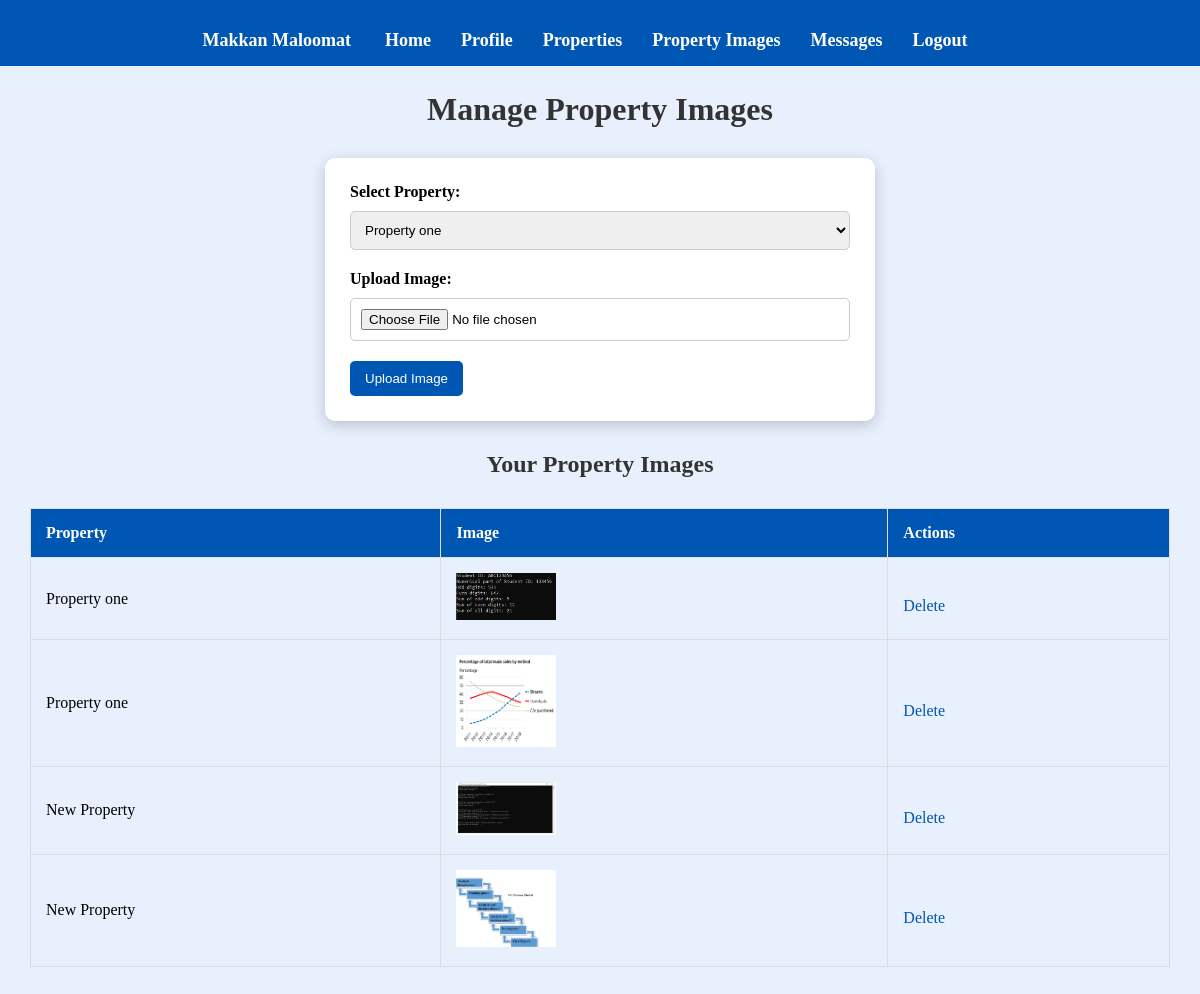
The app's page /seller/manage_images.php (signed in) with its own data.
### tables this page shows
CREATE TABLE `property_images` (
  `image_id` int(11) NOT NULL,
  `property_id` int(11) NOT NULL,
  `image_url` varchar(255) NOT NULL,
  `created_at` timestamp NOT NULL DEFAULT current_timestamp()
);

CREATE TABLE `properties` (
  `property_id` int(11) NOT NULL,
  `user_id` int(11) NOT NULL,
  `title` varchar(255) NOT NULL,
  `description` text DEFAULT NULL,
  `location` varchar(255) NOT NULL,
  `price` decimal(10,2) NOT NULL,
  `property_type` enum('Sale','Rent') NOT NULL,
  `amenities` text DEFAULT NULL,
  `property_status` enum('Active','Sold','Rented') DEFAULT 'Active',
  `created_at` timestamp NOT NULL DEFAULT current_timestamp(),
  `updated_at` timestamp NOT NULL DEFAULT current_timestamp() ON UPDATE current_timestamp()
);

### seller/manage_images.php (the view, shortened to what this page needs)
<?php
include('config.php');
$user_id = $_SESSION["user_id"];
$sql = "SELECT property_id, title FROM Properties WHERE user_id = ?";
if ($stmt = $conn->prepare($sql)) {
    $stmt->bind_param("i", $user_id);
    $stmt->execute();
    $result = $stmt->get_result();
    $properties = $result->fetch_all(MYSQLI_ASSOC);
}
$sql = "SELECT pi.image_id, pi.image_url, p.title
        FROM Property_Images pi
        INNER JOIN Properties p ON pi.property_id = p.property_id
        WHERE p.user_id = ?";
if ($stmt = $conn->prepare($sql)) {
    $stmt->bind_param("i", $user_id);
    $stmt->execute();
    $result = $stmt->get_result();
    $images = $result->fetch_all(MYSQLI_ASSOC);
}
?>
<!DOCTYPE html>
<html lang="en">
<head>
    <link rel="stylesheet" href="../CSS/style.css">
</head>
<body>
<?php include('navbar.php'); ?>
<h1>Manage Property Images</h1>
<form action="manage_images.php" method="POST" enctype="multipart/form-data">
    <label for="property_id">Select Property:</label>
    <select name="property_id" id="property_id" required>
        <?php foreach ($properties as $property): ?>
        <option value="<?php echo $property['property_id']; ?>"><?php echo htmlspecialchars($property['title']); ?></option>
        <?php endforeach; ?>
    </select>
    <label for="image">Upload Image:</label>
    <input type="file" name="image" id="image" accept="image/*" required>
    <button type="submit" name="upload_image">Upload Image</button>
</form>
<h2>Your Property Images</h2>
<table>
    <thead>
        <tr>
            <th>Property</th>
            <th>Image</th>
            <th>Actions</th>
        </tr>
    </thead>
    <tbody>
        <?php foreach ($images as $image): ?>
        <tr>
            <td><?php echo htmlspecialchars($image['title']); ?></td>
            <td><img src="<?php echo htmlspecialchars($image['image_url']); ?>" alt="Property Image" width="100"></td>
            <td>
                <a href="manage_images.php?delete_image_id=<?php echo $image['image_id']; ?>" onclick="return confirm('Are you sure you want to delete this image?')">Delete</a>
            </td>
        </tr>
        <?php endforeach; ?>
    </tbody>
</table>
</body>
</html>

### seller/navbar.php
<nav>
        <ul>
            <li><a href="seller_dashboard.php">Makkan Maloomat</a></li>
            <?php
            if (isset($_SESSION["user_id"]) && !empty($_SESSION["user_id"])) {
                echo '<li><a href="seller_dashboard.php">Home</a></li>';
                echo '<li><a href="update_profile.php">Profile</a></li>';
                echo '<li><a href="add_property.php">Properties</a></li>';
                echo '<li><a href="manage_images.php">Property Images</a></li>';
                echo '<li><a href="view_messages.php">Messages</a></li>';
                echo '<li><a href="logout.php">Logout</a></li>';
            } else {
                echo '<li><a href="register.php">Register</a></li>';
                echo '<li><a href="login.php">Login</a></li>';
                echo '<li><a href="adminlogin.php">Admin Login</a></li>';
            }
            ?>
        </ul>
    </nav>

### CSS/style.css (style rules this page uses)
body { margin: 0; padding: 0; background-color: #e8f0fe; }
nav { background-color: #0056b3; padding: 15px 0; }
nav ul { list-style-type: none; margin: 0; padding: 0; text-align: center; }
nav li { display: inline-block; margin-right: 30px; }
nav a { text-decoration: none; color: #ffffff; font-weight: bold; font-size: 18px; transition: color 0.3s ease; }
h1, h2, h3, h4, h5, h6 { color: #333; text-align: center; margin: 25px; }
form { max-width: 500px; margin: 30px auto; padding: 25px; background-color: #ffffff; border-radius: 10px; box-shadow: 0 4px 15px rgba(0, 0, 0, 0.2); }
label { display: block; margin-bottom: 10px; font-weight: bold; }
input, select, textarea { width: 100%; padding: 10px; margin-bottom: 20px; box-sizing: border-box; border: 1px solid #ccc; border-radius: 5px; }
input[type="submit"], button { background-color: #0056b3; color: #ffffff; cursor: pointer; padding: 10px 15px; border: none; border-radius: 5px; }
a { color: #0056b3; text-decoration: none; display: inline-block; margin-top: 15px; }
table { width: 95%; max-width: 100%; margin: 30px auto; border-collapse: collapse; }
th, td { padding: 15px; text-align: left; border: 1px solid #ddd; word-wrap: break-word; }
th { background-color: #0056b3; color: #ffffff; }
table a { color: #0056b3; text-decoration: none; }

### records on screen
property_images: property.title "Property one", image_url (picture)
property_images: property.title "Property one", image_url (picture)
property_images: property.title "New Property", image_url (picture)
property_images: property.title "New Property", image_url (picture)

### other values on screen
form field property_id "Property one"
